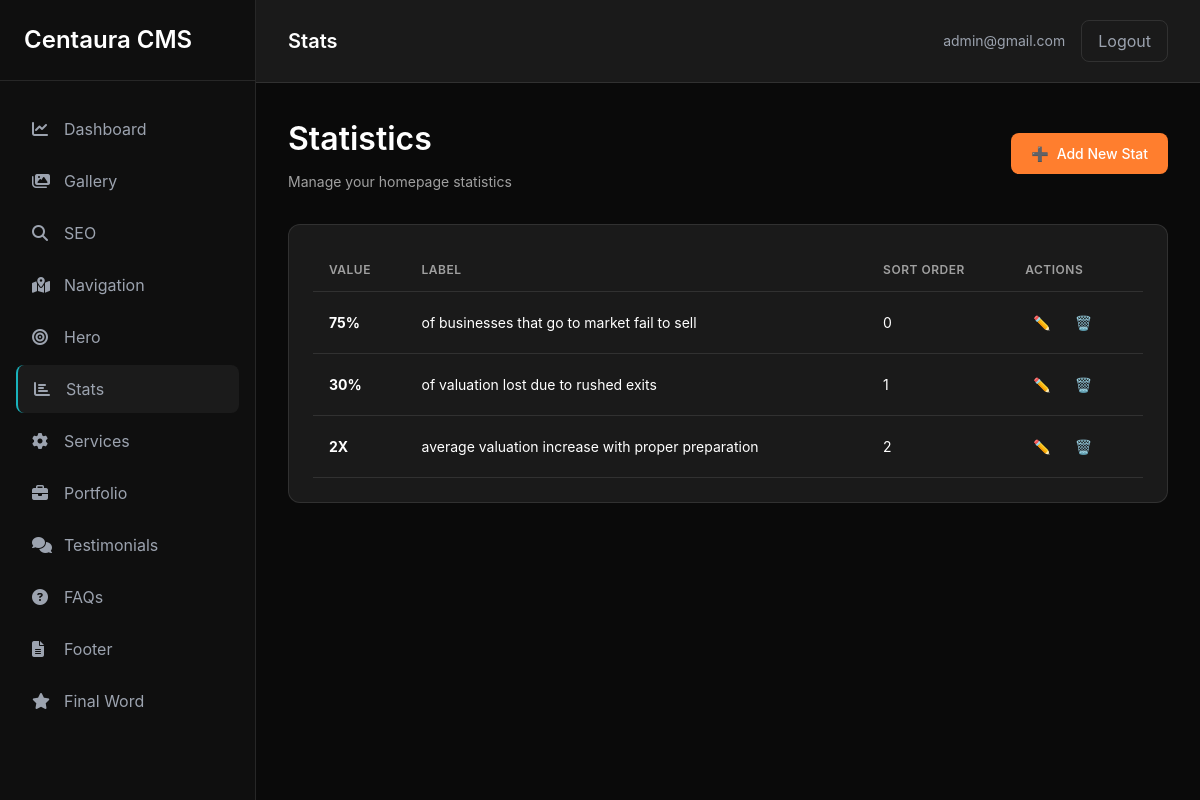
Screenshot of /dashboard/stats/ (signed in) with the database file from the repository.
### content/models.py (models this page shows, shortened)
class Stat(models.Model):
    label = models.CharField(max_length=100)
    value = models.CharField(max_length=50)
    icon = models.CharField(max_length=100, blank=True, null=True)
    sort_order = models.IntegerField(default=0)
    created_at = models.DateTimeField(auto_now_add=True)
    updated_at = models.DateTimeField(auto_now=True)
    class Meta:
        verbose_name = 'Stat'
        verbose_name_plural = 'Stats'
        ordering = ['sort_order', 'created_at']

### dashboard/views.py (the view)
# urls.py: path('stats/', views.stats_list, name='stats_list'),
@login_required
def stats_list(request):
    stats = Stat.objects.all().order_by('sort_order')
    return render(request, 'dashboard/stats/list.html', {'stats': stats})

### dashboard/templates/dashboard/stats/list.html (shortened to what this page needs)
{% extends 'dashboard/base.html' %}
{% block page_title %}Stats{% endblock %}
{% block content %}
<div class="page-header-with-actions">
    <div>
        <h2 class="page-header-title">Statistics</h2>
        <p class="page-header-subtitle">Manage your homepage statistics</p>
    </div>
    <a href="{% url 'dashboard:stat_new' %}" class="btn btn-primary">
        <span>➕</span>
        <span>Add New Stat</span>
    </a>
</div>
<div class="card">
    {% if stats %}
    <table class="table">
        <thead>
            <tr>
                <th>Value</th>
                <th>Label</th>
                <th>Sort Order</th>
                <th>Actions</th>
            </tr>
        </thead>
        <tbody>
            {% for stat in stats %}
            <tr>
                <td><strong>{{ stat.value }}</strong></td>
                <td>{{ stat.label }}</td>
                <td>{{ stat.sort_order }}</td>
                <td>
                    <div class="flex gap-sm">
                        <a href="{% url 'dashboard:stat_edit' stat.id %}" class="btn-icon" title="Edit">
                            ✏️
                        </a>
                        <form method="POST" action="{% url 'dashboard:stat_delete' stat.id %}" style="display: inline;">
                            <button type="submit" class="btn-icon" title="Delete" onclick="return confirm('Are you sure?')">
                                🗑️
                            </button>
                        </form>
                    </div>
                </td>
            </tr>
            {% endfor %}
        </tbody>
    </table>
    {% else %}
    <p class="text-muted">No stats yet. <a href="{% url 'dashboard:stat_new' %}">Add your first stat</a></p>
    {% endif %}
</div>
{% endblock %}

### dashboard/templates/dashboard/base.html (shortened to what this page needs)
<!DOCTYPE html>
<html lang="en">
<head>
    <script src="https://cdn.tailwindcss.com"></script>
    <link href="https://cdnjs.cloudflare.com/ajax/libs/font-awesome/6.5.0/css/all.min.css" rel="stylesheet"/>
    {% load static %}
    <link rel="stylesheet" href="{% static 'dashboard/css/dashboard.css' %}">
</head>
<body class="bg-dark-bg text-white">
    <div class="flex min-h-screen">
        <aside class="w-64 bg-dark-sidebar border-r border-white/10 fixed h-screen overflow-y-auto">
            <div class="p-6 border-b border-white/10 mb-6">
                <h2 class="text-2xl font-semibold text-white">Centaura CMS</h2>
            </div>
            <nav>
                <ul class="space-y-1 px-4">
                    <li>
                        <a href="{% url 'dashboard:home' %}" class="flex items-center gap-3 px-4 py-3 rounded-lg text-gray-400 hover:bg-white/5 hover:text-white transition-colors ">
                            <i class="fas fa-chart-line w-5"></i>
                            <span>Dashboard</span>
                        </a>
                    </li>
                    <li>
                        <a href="{% url 'dashboard:gallery' %}" class="flex items-center gap-3 px-4 py-3 rounded-lg text-gray-400 hover:bg-white/5 hover:text-white transition-colors ">
                            <i class="fas fa-images w-5"></i>
                            <span>Gallery</span>
                        </a>
                    </li>
                    <li>
                        <a href="{% url 'dashboard:seo_edit' %}" class="flex items-center gap-3 px-4 py-3 rounded-lg text-gray-400 hover:bg-white/5 hover:text-white transition-colors ">
                            <i class="fas fa-search w-5"></i>
                            <span>SEO</span>
                        </a>
                    </li>
                    <li>
                        <a href="{% url 'dashboard:navigation_edit' %}" class="flex items-center gap-3 px-4 py-3 rounded-lg text-gray-400 hover:bg-white/5 hover:text-white transition-colors ">
                            <i class="fas fa-map-marked-alt w-5"></i>
                            <span>Navigation</span>
                        </a>
                    </li>
                    <li>
                        <a href="{% url 'dashboard:hero_edit' %}" class="flex items-center gap-3 px-4 py-3 rounded-lg text-gray-400 hover:bg-white/5 hover:text-white transition-colors ">
                            <i class="fas fa-bullseye w-5"></i>
                            <span>Hero</span>
                        </a>
                    </li>
                    <li>
                        <a href="{% url 'dashboard:stats_list' %}" class="flex items-center gap-3 px-4 py-3 rounded-lg text-gray-400 hover:bg-white/5 hover:text-white transition-colors {% if 'stats' in request.resolver_match.url_name %}bg-white/5 text-accent-cyan border-l-2 border-accent-cyan{% endif %}">
                            <i class="fas fa-chart-bar w-5"></i>
                            <span>Stats</span>
                        </a>
                    </li>
                    <li>
                        <a href="{% url 'dashboard:services_list' %}" class="flex items-center gap-3 px-4 py-3 rounded-lg text-gray-400 hover:bg-white/5 hover:text-white transition-colors ">
                            <i class="fas fa-cog w-5"></i>
                            <span>Services</span>
                        </a>
                    </li>
                    <li>
                        <a href="{% url 'dashboard:portfolio_list' %}" class="flex items-center gap-3 px-4 py-3 rounded-lg text-gray-400 hover:bg-white/5 hover:text-white transition-colors ">
                            <i class="fas fa-briefcase w-5"></i>
                            <span>Portfolio</span>
                        </a>
                    </li>
                    <li>
                        <a href="{% url 'dashboard:testimonials_list' %}" class="flex items-center gap-3 px-4 py-3 rounded-lg text-gray-400 hover:bg-white/5 hover:text-white transition-colors ">
                            <i class="fas fa-comments w-5"></i>
                            <span>Testimonials</span>
                        </a>
                    </li>
                    <li>
                        <a href="{% url 'dashboard:faqs_list' %}" class="flex items-center gap-3 px-4 py-3 rounded-lg text-gray-400 hover:bg-white/5 hover:text-white transition-colors ">
                            <i class="fas fa-question-circle w-5"></i>
                            <span>FAQs</span>
                        </a>
                    </li>
                    <li>
                        <a href="{% url 'dashboard:footer_edit' %}" class="flex items-center gap-3 px-4 py-3 rounded-lg text-gray-400 hover:bg-white/5 hover:text-white transition-colors ">
                            <i class="fas fa-file-alt w-5"></i>
                            <span>Footer</span>
                        </a>
                    </li>
                    <li>
                        <a href="{% url 'dashboard:final_word_edit' %}" class="flex items-center gap-3 px-4 py-3 rounded-lg text-gray-400 hover:bg-white/5 hover:text-white transition-colors ">
                            <i class="fas fa-star w-5"></i>
                            <span>Final Word</span>
                        </a>
                    </li>
                </ul>
            </nav>
        </aside>
        <main class="flex-1 ml-64 flex flex-col">
            <header class="bg-dark-card border-b border-white/10 px-8 py-5 flex justify-between items-center">
                <h1 class="text-xl font-semibold text-white">{% block page_title %}Dashboard{% endblock %}</h1>
                <div class="flex items-center gap-4">
                    <span class="text-gray-400 text-sm">{{ user.username }}</span>
                    <a href="{% url 'dashboard:logout' %}" class="px-4 py-2 bg-transparent border border-white/10 text-gray-400 rounded-lg hover:bg-white/5 hover:text-white transition-colors">Logout</a>
                </div>
            </header>
            <div class="flex-1 p-8 bg-dark-bg">
                {% block content %}{% endblock %}
            </div>
        </main>
    </div>
</body>
</html>

### dashboard/static/dashboard/css/dashboard.css (style rules this page uses)
:root { --bg-dark: #0a0a0a; --bg-card: #1a1a1a; --bg-sidebar: #0f0f0f; --text-primary: #ffffff; --text-secondary: #a0a0a0; --text-muted: #6b6b6b; --accent-cyan: #19b2bc; --accent-orange: #ff7e2e; --border-color: rgba(255, 255, 255, 0.1); --hover-bg: rgba(255, 255, 255, 0.05); }
* { margin: 0; padding: 0; box-sizing: border-box; }
body { font-family: -apple-system, BlinkMacSystemFont, 'Segoe UI', 'Roboto', 'Oxygen', 'Ubuntu', 'Cantarell', sans-serif; background: var(--bg-dark); color: var(--text-primary); line-height: 1.6; }
.page-header-title { font-size: 32px; font-weight: 600; color: var(--text-primary); margin-bottom: 8px; }
.page-header-subtitle { color: var(--text-secondary); font-size: 14px; }
.page-header-with-actions { display: flex; justify-content: space-between; align-items: center; margin-bottom: 32px; }
.card { background: var(--bg-card); border: 1px solid var(--border-color); border-radius: 12px; padding: 24px; margin-bottom: 24px; }
.btn { display: inline-flex; align-items: center; gap: 8px; padding: 10px 20px; border-radius: 8px; font-size: 14px; font-weight: 500; cursor: pointer; border: none; transition: all 0.2s; text-decoration: none; }
.btn-primary { background: var(--accent-orange); color: white; }
.btn-icon { padding: 8px; background: transparent; border: none; color: var(--text-secondary); cursor: pointer; border-radius: 6px; transition: all 0.2s; }
.table { width: 100%; border-collapse: collapse; }
.table th, .table td { padding: 12px 16px; text-align: left; border-bottom: 1px solid var(--border-color); }
.table th { color: var(--text-secondary); font-size: 12px; font-weight: 600; text-transform: uppercase; letter-spacing: 0.5px; }
.table td { color: var(--text-primary); font-size: 14px; }
.flex { display: flex; }
.items-center { align-items: center; }
.justify-between { justify-content: space-between; }
.gap-sm { gap: 8px; }

### rows the page displays
Stat: value "75%", label "of businesses that go to market fail to sell", sort_order "0"
Stat: value "30%", label "of valuation lost due to rushed exits", sort_order "1"
Stat: value "2X", label "average valuation increase with proper preparation", sort_order "2"

### other values shown
{{ user.username }} "admin@gmail.com"
